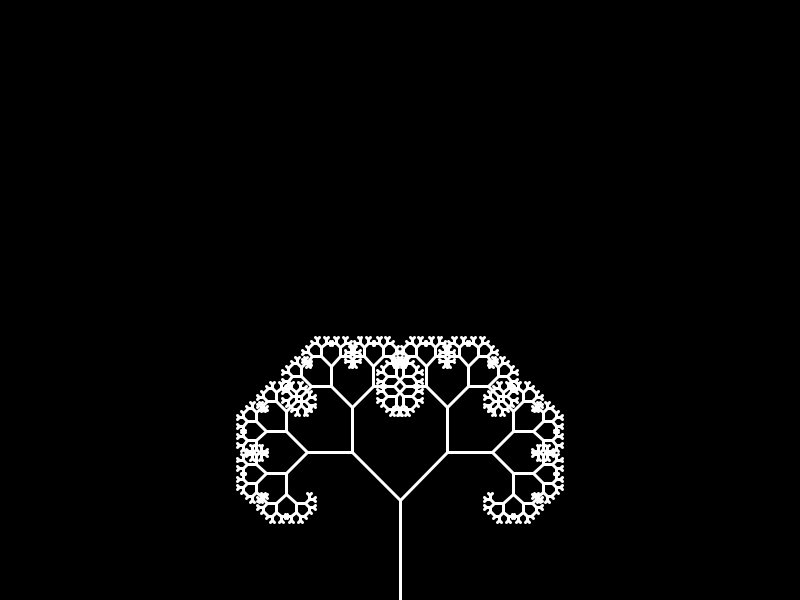
Frame 1 (no input)
Frame 60 (the mouse pressed at the canvas centre just before this capture): identical to frame 1, image omitted
Frame 120 (the mouse held since frame 60 and released just before this capture): identical to frame 1, image omitted

The Processing sketch that drew this single still picture (run headless with seeded random() and noise(); from frame 60 on, the mouse is pressed at the canvas centre):

// Processing sketch: tree_19_05_22
// ── tree_19_05_22.pde
float angle = PI / 4;
float xOff = 0;

void setup(){
  size(800, 600);
}

void draw(){
  background(0);
  stroke(255);
  strokeWeight(3);
  
  float wind = map(noise(xOff), 0, 1, TWO_PI, PI);
  
  translate(width/2, height);
  tree(100, wind);
  
  xOff += 0.009;
}

void tree(float n, float noise){
  beginShape(LINES);
  vertex(0, 0);
  vertex(0, -n);
  translate(0, -n);
  endShape();
  
  if (n > 4){
    pushMatrix();
    rotate(angle);
    tree(n * 0.67, noise);
    popMatrix();
    pushMatrix();
    rotate(-angle);
    tree(n * 0.67, noise);
    popMatrix();
  }
 
}


void mouseMoved(){
  angle = map(mouseX, 0, width, TWO_PI, PI);
}
